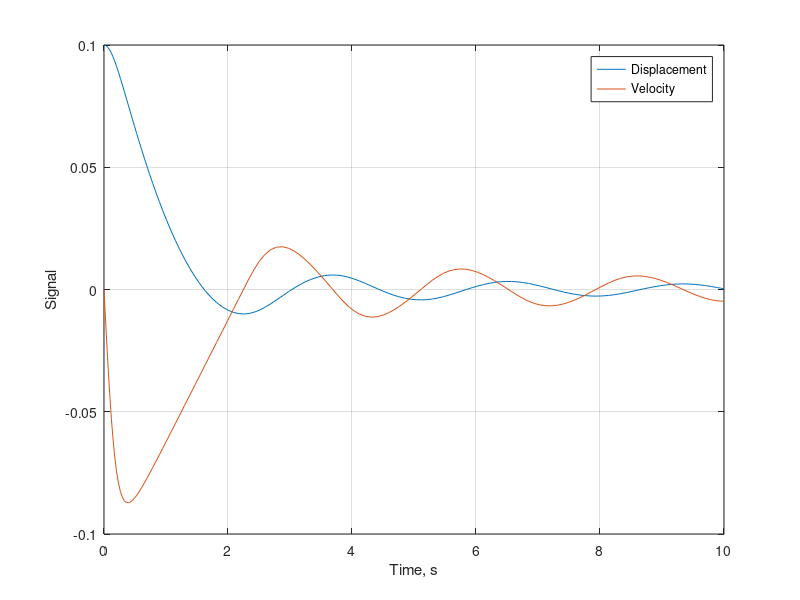
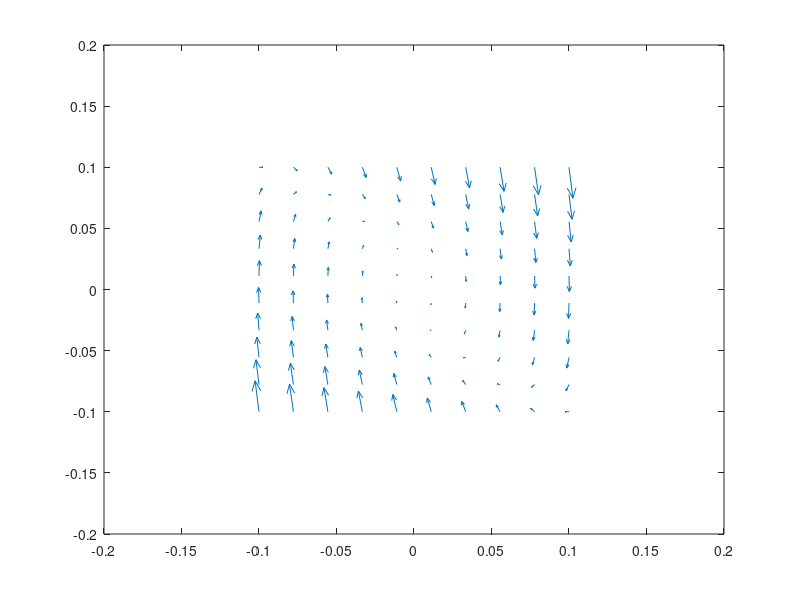

MATLAB code for these plots, in order: (Note: this script raises an error after producing the figures.)
%% Vector Field and Phase Portrait

%% Model

%<*msdnl>
k = 10;  % stiffness, N/m
m = 2;   % mass, kg
c = 100; % nonlinear damping term

tmax = 10; % s
x1_0 = 0.1; % initial position, m
x2_0 = 0.0; % initial velocity, m/s

function dq = mass_spring_damper_nonlin(q,param)
  k = param(1); c = param(2); m = param(3);
  x   = q(1,:);
  dx  = q(2,:);
  ddx = - k/m*x - c/m.*sign(dx).*dx.^2;
  dq  = [dx; ddx];
end
%</msdnl>


function dq = mass_spring_damper_lin(q,param)
  k = param(1); c = param(2); m = param(3);
  x   = q(1,:);
  dx  = q(2,:);
%<*msdlin>
  ddx = - k/m*x - c/m*dx/100;
%</msdlin>
  dq  = [dx; ddx];
end

%% Plot

%<*plot1>
[t,x] = ode45(@(tt,xx) mass_spring_damper_nonlin(xx,[k,c,m]),[0 tmax],[x1_0; x2_0]);

figure(3); clf; hold on
plot(t,x)
box on; grid on
xlabel("Time, s")
ylabel("Signal")
legend("Displacement","Velocity")
%</plot1>


%% Vector field

%<*quiv1>
x1range = linspace(-x1_0,x1_0,10);
x2range = linspace(-x1_0,x1_0,10);
[x1,x2] = meshgrid(x1range,x2range);
x1x2 = transpose([x1(:),x2(:)]);
dx1dx2 = mass_spring_damper_nonlin(x1x2,[k,c,m]);
%</quiv1>

%<*quiv2>
figure(4); clf; hold on; box on
quiver(x1x2(1,:),x1x2(2,:),dx1dx2(1,:),dx1dx2(2,:))
xlabel("$x_1$",Interpreter="LaTeX")
ylabel("$x_2$",Interpreter="LaTeX")
axis square
axis(1.2*[-x1_0 x1_0 -x1_0 x1_0])
%</quiv2>

figure(44); clf; hold on
box on
x1range = linspace(-x1_0,x1_0,10);
x2range = linspace(-x1_0,x1_0,10);
[x1,x2] = meshgrid(x1range,x2range);
dx1dx2 = mass_spring_damper_lin(transpose([x1(:),x2(:)]),[k,c,m]);
quiver(x1x2(1,:),x1x2(2,:),dx1dx2(1,:),dx1dx2(2,:))
xlabel("$x_1$",Interpreter="LaTeX")
ylabel("$x_2$",Interpreter="LaTeX")
axis square
axis(1.2*[-x1_0 x1_0 -x1_0 x1_0])


%% Phase portrait

%<*phase>
figure(101); clf;
tmax = 10; % s
x1_0 = [-0.1 -0.01 0.1 0.01]; % initial positions, m
x2_0 = [0 0.2 0 -0.2]; % initial velocities, m/s
for ii = 1:4
  [t,x] = ode45(@(tt,xx) mass_spring_damper_nonlin(xx,[k,c,m]),[0 tmax],[x1_0(ii); x2_0(ii)]);
  subplot(1,2,1); hold on; box on; grid on
  h1 = plot(t(1,1),x(1,1),".",MarkerSize=15); % plot initial state
  plot(t(:,1),x(:,1),color=h1.Color)
  subplot(1,2,2); hold on; box on; grid on
  h1 = plot(x(1,1),x(1,2),".",MarkerSize=15); % plot initial state
  plot(x(:,1),x(:,2),color=h1.Color)
end
%</phase>
subplot(1,2,1)
xlabel("$t$",Interpreter="LaTeX")
ylabel("$x_1$",Interpreter="LaTeX")
axis square
subplot(1,2,2)
xlabel("$x_1$",Interpreter="LaTeX")
ylabel("$x_2$",Interpreter="LaTeX")
axis square
